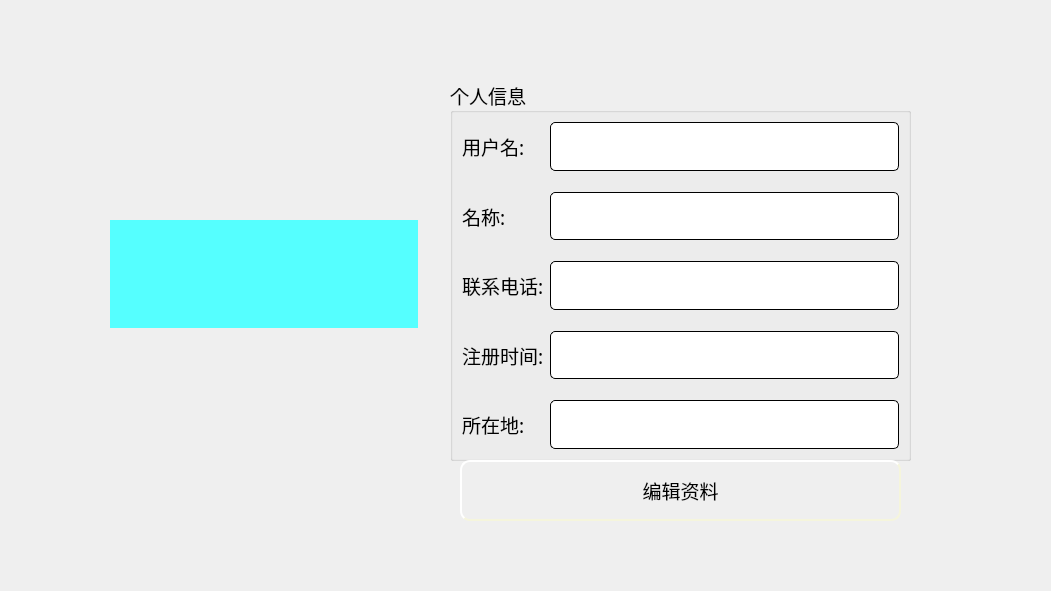
<?xml version="1.0" encoding="UTF-8"?>
<ui version="4.0">
 <class>MyData</class>
 <widget class="QWidget" name="MyData">
  <property name="geometry">
   <rect>
    <x>0</x>
    <y>0</y>
    <width>1051</width>
    <height>591</height>
   </rect>
  </property>
  <property name="windowTitle">
   <string>Form</string>
  </property>
  <widget class="QGroupBox" name="groupBox">
   <property name="geometry">
    <rect>
     <x>450</x>
     <y>80</y>
     <width>461</width>
     <height>381</height>
    </rect>
   </property>
   <property name="font">
    <font>
     <family>微软雅黑</family>
     <pointsize>14</pointsize>
    </font>
   </property>
   <property name="title">
    <string>个人信息</string>
   </property>
   <layout class="QGridLayout" name="gridLayout_2">
    <item row="0" column="0">
     <layout class="QGridLayout" name="gridLayout">
      <item row="1" column="1">
       <spacer name="verticalSpacer">
        <property name="orientation">
         <enum>Qt::Vertical</enum>
        </property>
        <property name="sizeType">
         <enum>QSizePolicy::Fixed</enum>
        </property>
        <property name="sizeHint" stdset="0">
         <size>
          <width>20</width>
          <height>15</height>
         </size>
        </property>
       </spacer>
      </item>
      <item row="5" column="1">
       <spacer name="verticalSpacer_2">
        <property name="orientation">
         <enum>Qt::Vertical</enum>
        </property>
        <property name="sizeType">
         <enum>QSizePolicy::Fixed</enum>
        </property>
        <property name="sizeHint" stdset="0">
         <size>
          <width>20</width>
          <height>15</height>
         </size>
        </property>
       </spacer>
      </item>
      <item row="6" column="0">
       <widget class="QLabel" name="label_4">
        <property name="text">
         <string>注册时间:</string>
        </property>
       </widget>
      </item>
      <item row="0" column="0">
       <widget class="QLabel" name="label">
        <property name="text">
         <string>用户名:</string>
        </property>
       </widget>
      </item>
      <item row="6" column="1">
       <widget class="QLineEdit" name="le_time">
        <property name="enabled">
         <bool>false</bool>
        </property>
        <property name="sizePolicy">
         <sizepolicy hsizetype="Expanding" vsizetype="Expanding">
          <horstretch>0</horstretch>
          <verstretch>0</verstretch>
         </sizepolicy>
        </property>
        <property name="styleSheet">
         <string notr="true">QLineEdit{
    border-style: outset;
    border-width: 1px;
    border-radius: 5px;

    min-width: 5em;
    padding: 6px;
}</string>
        </property>
       </widget>
      </item>
      <item row="4" column="1">
       <widget class="QLineEdit" name="le_phone">
        <property name="enabled">
         <bool>false</bool>
        </property>
        <property name="sizePolicy">
         <sizepolicy hsizetype="Expanding" vsizetype="Expanding">
          <horstretch>0</horstretch>
          <verstretch>0</verstretch>
         </sizepolicy>
        </property>
        <property name="styleSheet">
         <string notr="true">QLineEdit{
    border-style: outset;
    border-width: 1px;
    border-radius: 5px;

    min-width: 5em;
    padding: 6px;
}</string>
        </property>
       </widget>
      </item>
      <item row="0" column="1">
       <widget class="QLineEdit" name="le_id">
        <property name="enabled">
         <bool>false</bool>
        </property>
        <property name="sizePolicy">
         <sizepolicy hsizetype="Expanding" vsizetype="Expanding">
          <horstretch>0</horstretch>
          <verstretch>0</verstretch>
         </sizepolicy>
        </property>
        <property name="styleSheet">
         <string notr="true">QLineEdit{
    border-style: outset;
    border-width: 1px;
    border-radius: 5px;

    min-width: 5em;
    padding: 6px;
}</string>
        </property>
       </widget>
      </item>
      <item row="2" column="0">
       <widget class="QLabel" name="label_2">
        <property name="text">
         <string>名称:</string>
        </property>
       </widget>
      </item>
      <item row="2" column="1">
       <widget class="QLineEdit" name="le_name">
        <property name="enabled">
         <bool>false</bool>
        </property>
        <property name="sizePolicy">
         <sizepolicy hsizetype="Expanding" vsizetype="Expanding">
          <horstretch>0</horstretch>
          <verstretch>0</verstretch>
         </sizepolicy>
        </property>
        <property name="styleSheet">
         <string notr="true">QLineEdit{
    border-style: outset;
    border-width: 1px;
    border-radius: 5px;

    min-width: 5em;
    padding: 6px;
}</string>
        </property>
       </widget>
      </item>
      <item row="8" column="0">
       <widget class="QLabel" name="label_5">
        <property name="text">
         <string>所在地:</string>
        </property>
       </widget>
      </item>
      <item row="4" column="0">
       <widget class="QLabel" name="label_3">
        <property name="text">
         <string>联系电话:</string>
        </property>
       </widget>
      </item>
      <item row="3" column="1">
       <spacer name="verticalSpacer_3">
        <property name="orientation">
         <enum>Qt::Vertical</enum>
        </property>
        <property name="sizeType">
         <enum>QSizePolicy::Fixed</enum>
        </property>
        <property name="sizeHint" stdset="0">
         <size>
          <width>20</width>
          <height>15</height>
         </size>
        </property>
       </spacer>
      </item>
      <item row="8" column="1">
       <widget class="QLineEdit" name="le_site">
        <property name="enabled">
         <bool>false</bool>
        </property>
        <property name="sizePolicy">
         <sizepolicy hsizetype="Expanding" vsizetype="Expanding">
          <horstretch>0</horstretch>
          <verstretch>0</verstretch>
         </sizepolicy>
        </property>
        <property name="styleSheet">
         <string notr="true">QLineEdit{
    border-style: outset;
    border-width: 1px;
    border-radius: 5px;

    min-width: 5em;
    padding: 6px;
}</string>
        </property>
       </widget>
      </item>
      <item row="7" column="1">
       <spacer name="verticalSpacer_4">
        <property name="orientation">
         <enum>Qt::Vertical</enum>
        </property>
        <property name="sizeType">
         <enum>QSizePolicy::Fixed</enum>
        </property>
        <property name="sizeHint" stdset="0">
         <size>
          <width>20</width>
          <height>15</height>
         </size>
        </property>
       </spacer>
      </item>
     </layout>
    </item>
   </layout>
  </widget>
  <widget class="QLabel" name="lb_head">
   <property name="geometry">
    <rect>
     <x>110</x>
     <y>220</y>
     <width>308</width>
     <height>108</height>
    </rect>
   </property>
   <property name="styleSheet">
    <string notr="true">background-color: rgb(85, 255, 255);</string>
   </property>
   <property name="text">
    <string/>
   </property>
  </widget>
  <widget class="QPushButton" name="pushButton">
   <property name="geometry">
    <rect>
     <x>460</x>
     <y>460</y>
     <width>441</width>
     <height>61</height>
    </rect>
   </property>
   <property name="font">
    <font>
     <family>微软雅黑</family>
     <pointsize>14</pointsize>
    </font>
   </property>
   <property name="styleSheet">
    <string notr="true">QPushButton{
	background-image: url(:/ico/pb1.jpg);
    border-style: outset;
    border-width: 2px;
    border-radius: 10px;
    border-color: beige;
    min-width: 5em;
    padding: 6px;
}
QPushButton:hover
{
	
	background-image: url(:/ico/pb.jpg);
    border-style: inset;
}

QPushButton:pressed{
	
	background-image: url(:/ico/pb2.jpg);
    border-style: inset;
}


</string>
   </property>
   <property name="text">
    <string>编辑资料</string>
   </property>
  </widget>
 </widget>
 <resources/>
 <connections/>
</ui>
